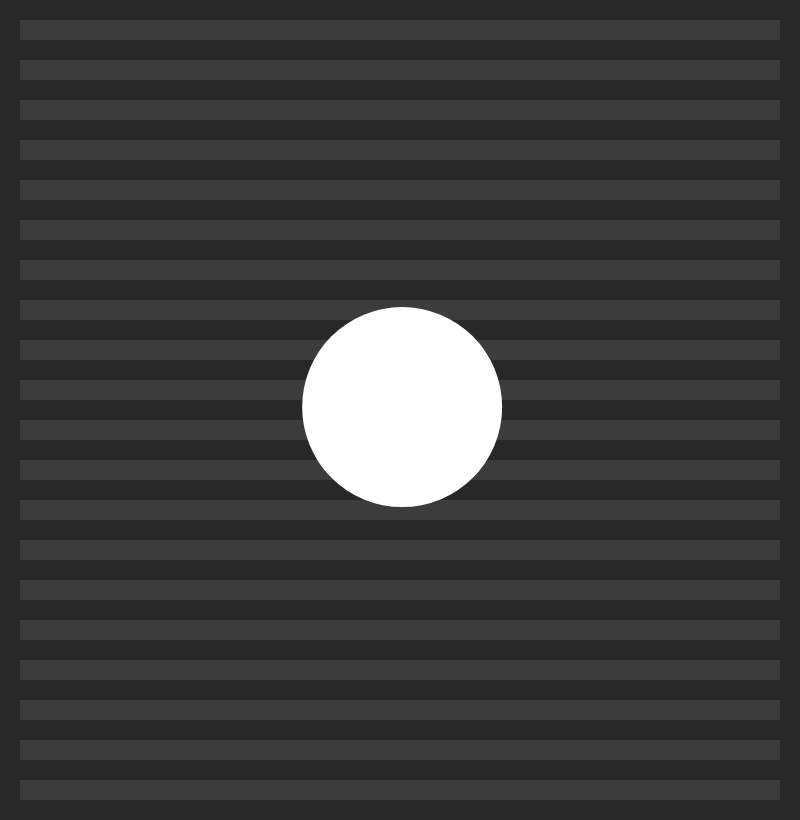
Frame 1 (no input)
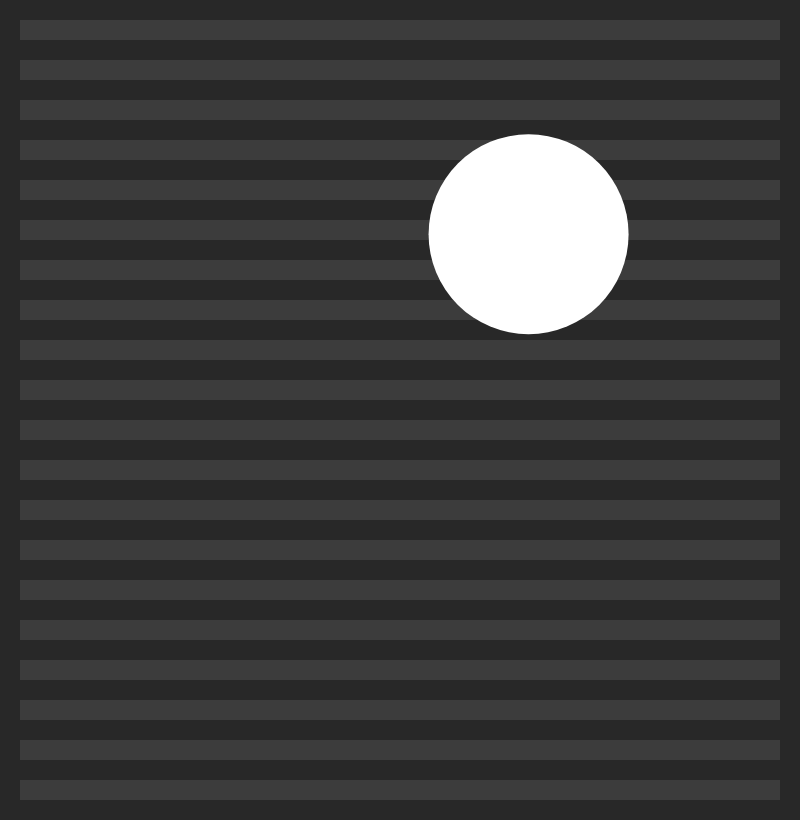
Frame 60 (no input)
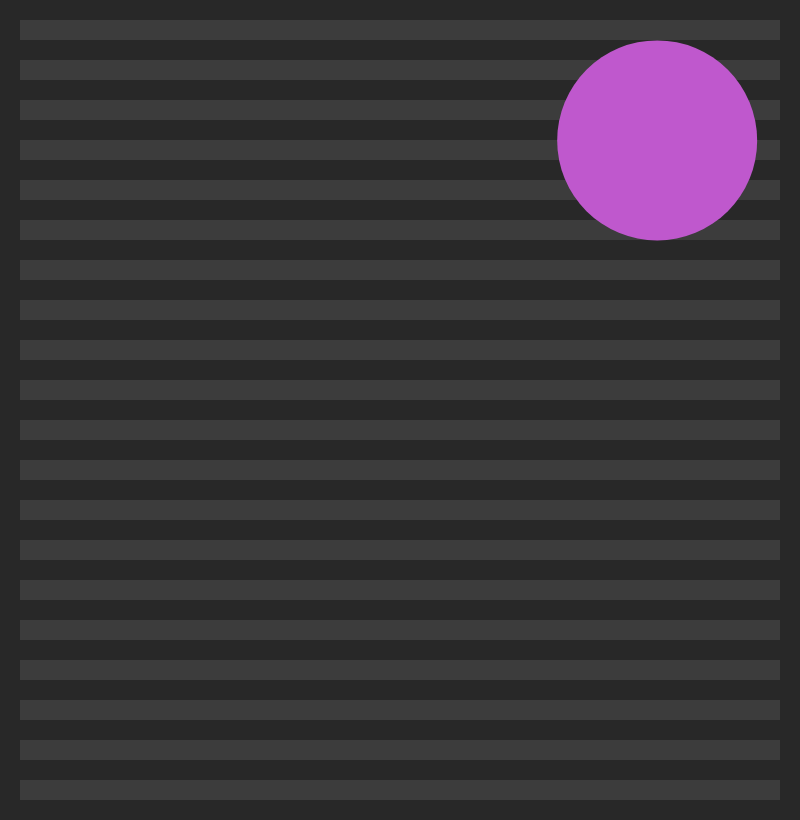
Frame 120 (the mouse pressed at the canvas centre since frame 60)

The p5.js sketch that drew these frames (run headless with seeded random() and noise() and a simulated clock; from frame 60 on, the mouse is pressed at the canvas centre):

// p5.js sketch
// ── sketch.js
//The bouncing ball is a great example that demonstrates the uses of
//conditionals. The ball moves on the X and Y axis by moving one pixel
//to left or right (X), or up and down (Y). When the ball reaches the
//edges of the window (i.e. when the position variable approximates 0 or
//800), we reverse its speed by multiplying it with -1 (which appears
//as bouncing off the canvas edge).


//Setup of global variables
let x, y;
let ellipseSize = 200;
let speedX, speedY;
let col;

function setup() {
  createCanvas(800, 820);
  noStroke();

  //Assign initial X and Y values to the center
  x = width/2;
  y = height/2;

  speedX = random(-5., 5.);
  speedY = random(-5., 5.);
  col = color (255, 255, 255)
}

function draw() {
  background(40);

  //Background grid
  fill(60);
  rect(20,20,width-40, 20);
  rect(20,60,width-40, 20);
  rect(20,100,width-40, 20);
  rect(20,140,width-40, 20);
  rect(20,180,width-40, 20);
  rect(20,220,width-40, 20);
  rect(20,260,width-40, 20);
  rect(20,300,width-40, 20);
  rect(20,340,width-40, 20);
  rect(20,380,width-40, 20);
  rect(20,420,width-40, 20);
  rect(20,460,width-40, 20);
  rect(20,500,width-40, 20);
  rect(20,540,width-40, 20);
  rect(20,580,width-40, 20);
  rect(20,620,width-40, 20);
  rect(20,660,width-40, 20);
  rect(20,700,width-40, 20);
  rect(20,740,width-40, 20);
  rect(20,780,width-40, 20);

  //Adjust the position based on speedX and speedY
  x = x+speedX;
  y = y+speedY;

  //Check the boundaries. If we hit the boundaries on the X axis, reverse,
  //and for every collision change the color
  if ((x > width-ellipseSize/2) || (x < 0+ellipseSize/2)) {
    speedX = (speedX * -1);
    col = color (random(255), random(255), random(255));
  }

  //Check the boundaries. If we hit the boundaries on the Y axis, reverse,
  //and for every collision change the color
  if ((y > height-ellipseSize/2) || (y < ellipseSize/2)) {
    speedY = speedY * -1;
    col = color (random(255), random(255), random(255));
  }
  fill(col);
  ellipse(x, y, ellipseSize, ellipseSize);
}
